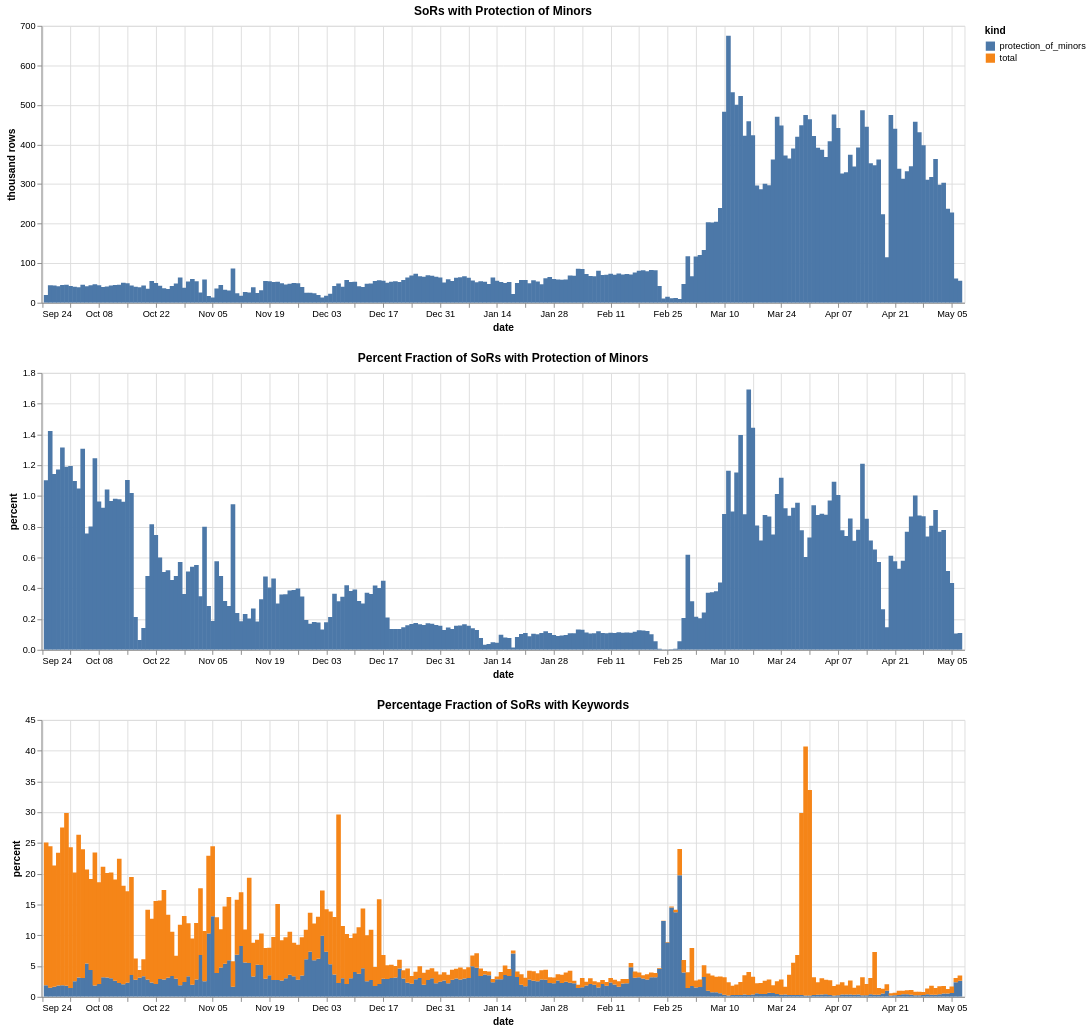

Here is the notebook cell this chart was saved with:
### Code cell
timelines = [timeline1, timeline2, timeline3]
graph = alt.vconcat(*timelines)
graph

### Figure 1 — Vega-Lite specification as saved in the notebook (floating-point values rounded to 4 significant figures; data arrays with more than 128 entries replaced by an {"elided": "..."} marker saying what was removed)
{"config": {"view": {"continuousWidth": 300, "continuousHeight": 300}}, "vconcat": [{"data": {"name": "data-284a2fb4d8fe9e9aaf5a4d3030d4b266"}, "mark": {"type": "bar", "tooltip": true}, "encoding": {"x": {"field": "date", "type": "temporal"}, "y": {"field": "batch_rows", "title": "thousand rows", "type": "quantitative"}}, "name": "view_1", "title": "SoRs with Protection of Minors", "width": 1000}, {"data": {"name": "data-ea109e221621432d56f9f4735549466f"}, "mark": {"type": "bar", "tooltip": true}, "encoding": {"x": {"field": "date", "type": "temporal"}, "y": {"field": "protection_of_minors", "title": "percent", "type": "quantitative"}}, "name": "view_2", "title": "Percent Fraction of SoRs with Protection of Minors", "width": 1000}, {"data": {"name": "data-c67b0ca03021e54f479e00aaf210e8d1"}, "mark": {"type": "bar", "tooltip": true}, "encoding": {"color": {"field": "kind", "type": "nominal"}, "order": {"field": "kind", "sort": "ascending", "type": "nominal"}, "x": {"field": "date", "type": "temporal"}, "y": {"field": "pct", "title": "percent", "type": "quantitative"}}, "name": "view_3", "title": "Percentage Fraction of SoRs with Keywords", "width": 1000}], "params": [{"name": "param_1", "select": {"type": "interval", "encodings": ["x", "y"]}, "bind": "scales", "views": ["view_1"]}, {"name": "param_2", "select": {"type": "interval", "encodings": ["x", "y"]}, "bind": "scales", "views": ["view_2"]}, {"name": "param_3", "select": {"type": "interval", "encodings": ["x", "y"]}, "bind": "scales", "views": ["view_3"]}], "$schema": "https://vega.github.io/schema/vega-lite/v5.20.1.json", "datasets": {"data-284a2fb4d8fe9e9aaf5a4d3030d4b266": {"elided": "226 records"}, "data-ea109e221621432d56f9f4735549466f": {"elided": "226 records"}, "data-c67b0ca03021e54f479e00aaf210e8d1": {"elided": "452 records"}}}
